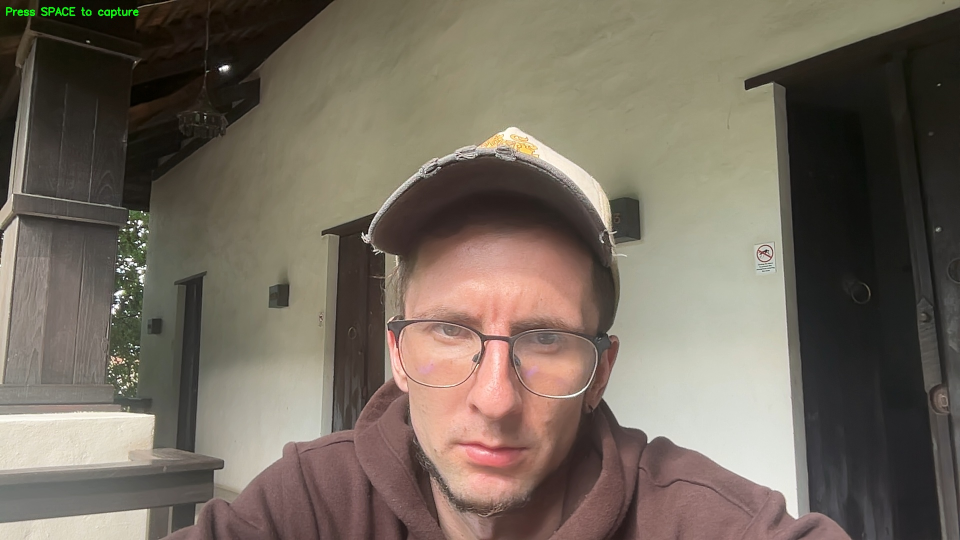
#> input picture photo.jpg, 1920 x 1080 px (shown at 1/2 size)
$ python augmentation.py ../../photo.jpg
#> lines starting #> are read from the running program, lines starting #| are printed output that depends on the picture
"""
================================================================================
DATA AUGMENTATION FOR OBJECT DETECTION
================================================================================

This module implements image augmentation techniques used in training
real-world computer vision models.

WHY AUGMENT?
------------
Your camera captures images in specific conditions. But your model will
encounter endless variations:
    - Different lighting (bright sun, dim room, shadows)
    - Motion blur (shaky hands, moving objects)
    - Various angles (not everything is perfectly aligned)
    - Partial occlusion (objects behind other objects)
    - Sensor noise (low-light photography)

Augmentation artificially creates these variations from your original images,
making your model robust to real-world conditions.

THE KEY INSIGHT:
----------------
When you augment an image, you must ALSO transform the bounding boxes.
If you rotate an image 15°, the bounding box coordinates must also rotate.
This is what makes object detection augmentation trickier than classification.

================================================================================
"""

import cv2
import numpy as np
import random
from dataclasses import dataclass
from typing import List, Tuple, Optional
from pathlib import Path


# =============================================================================
# BOUNDING BOX UTILITIES
# =============================================================================

@dataclass
class BoundingBox:
    """
    Represents a bounding box with its class.

    Coordinates are in PIXEL values (not normalized).
    Use to_yolo() and from_yolo() to convert.
    """
    x_min: float
    y_min: float
    x_max: float
    y_max: float
    class_id: int

    @property
    def width(self) -> float:
        return self.x_max - self.x_min

    @property
    def height(self) -> float:
        return self.y_max - self.y_min

    # [6 lines left out: function center, not called in this run]

    @property
    def area(self) -> float:
        return self.width * self.height

    # [25 lines left out: functions to_yolo, from_yolo, not called in this run]

    def clip(self, img_width: int, img_height: int) -> 'BoundingBox':
        """Clip box to image boundaries."""
        return BoundingBox(
            x_min=max(0, min(self.x_min, img_width)),
            y_min=max(0, min(self.y_min, img_height)),
            x_max=max(0, min(self.x_max, img_width)),
            y_max=max(0, min(self.y_max, img_height)),
            class_id=self.class_id
        )

    def is_valid(self, min_area: float = 100, min_visibility: float = 0.3) -> bool:
        """Check if box is still valid after transformation."""
        return self.area >= min_area and self.width > 5 and self.height > 5


# =============================================================================
# GEOMETRIC AUGMENTATIONS
# =============================================================================

class GeometricAugmentations:
    """
    Transformations that change the spatial arrangement of pixels.

    These require updating bounding box coordinates.
    """

    @staticmethod
    def horizontal_flip(
        image: np.ndarray,
        boxes: List[BoundingBox]
    ) -> Tuple[np.ndarray, List[BoundingBox]]:
        """
        Flip image horizontally (mirror).

        Common augmentation because most objects look similar when mirrored.
        Exception: Text, asymmetric objects.

        Box transformation:
            new_x_min = img_width - old_x_max
            new_x_max = img_width - old_x_min
        """
        h, w = image.shape[:2]

        # Flip image
        flipped = cv2.flip(image, 1)  # 1 = horizontal

        # Transform boxes
        new_boxes = []
        for box in boxes:
            new_boxes.append(BoundingBox(
                x_min=w - box.x_max,
                y_min=box.y_min,
                x_max=w - box.x_min,
                y_max=box.y_max,
                class_id=box.class_id
            ))

        return flipped, new_boxes

    # [25 lines left out: function vertical_flip, not called in this run]

    @staticmethod
    def rotate(
        image: np.ndarray,
        boxes: List[BoundingBox],
        angle: float
    ) -> Tuple[np.ndarray, List[BoundingBox]]:
        """
        Rotate image by angle (degrees).

        This is more complex because:
        1. Rotated rectangle becomes a larger bounding box
        2. Some of the object might go outside the image

        We rotate around the image center and keep the same image size.
        """
        h, w = image.shape[:2]
        center = (w / 2, h / 2)

        # Get rotation matrix
        M = cv2.getRotationMatrix2D(center, angle, 1.0)

        # Rotate image
        rotated = cv2.warpAffine(image, M, (w, h), borderMode=cv2.BORDER_REFLECT)

        # Transform boxes
        new_boxes = []
        for box in boxes:
            # Get all 4 corners
            corners = np.array([
                [box.x_min, box.y_min],
                [box.x_max, box.y_min],
                [box.x_max, box.y_max],
                [box.x_min, box.y_max]
            ])

            # Rotate corners
            ones = np.ones((4, 1))
            corners_h = np.hstack([corners, ones])  # Homogeneous coordinates
            rotated_corners = M @ corners_h.T  # Apply transformation
            rotated_corners = rotated_corners.T

            # Get new bounding box (axis-aligned)
            new_x_min = rotated_corners[:, 0].min()
            new_x_max = rotated_corners[:, 0].max()
            new_y_min = rotated_corners[:, 1].min()
            new_y_max = rotated_corners[:, 1].max()

            new_box = BoundingBox(
                x_min=new_x_min,
                y_min=new_y_min,
                x_max=new_x_max,
                y_max=new_y_max,
                class_id=box.class_id
            ).clip(w, h)

            if new_box.is_valid():
                new_boxes.append(new_box)

        return rotated, new_boxes

    @staticmethod
    def scale(
        image: np.ndarray,
        boxes: List[BoundingBox],
        scale_factor: float
    ) -> Tuple[np.ndarray, List[BoundingBox]]:
        """
        Scale image (zoom in/out).

        scale_factor > 1: Zoom in (objects appear larger)
        scale_factor < 1: Zoom out (objects appear smaller)

        We scale around the center and crop/pad to original size.
        """
        h, w = image.shape[:2]

        # Calculate new dimensions
        new_w = int(w * scale_factor)
        new_h = int(h * scale_factor)

        # Resize image
        resized = cv2.resize(image, (new_w, new_h))

        # Crop or pad to original size
        if scale_factor > 1:
            # Zoom in: crop center
            start_x = (new_w - w) // 2
            start_y = (new_h - h) // 2
            result = resized[start_y:start_y+h, start_x:start_x+w]
            offset_x, offset_y = -start_x, -start_y
        else:
            # Zoom out: pad with border
            result = np.zeros_like(image)
            start_x = (w - new_w) // 2
            start_y = (h - new_h) // 2
            result[start_y:start_y+new_h, start_x:start_x+new_w] = resized
            offset_x, offset_y = start_x, start_y

        # Transform boxes
        new_boxes = []
        for box in boxes:
            new_box = BoundingBox(
                x_min=box.x_min * scale_factor + offset_x,
                y_min=box.y_min * scale_factor + offset_y,
                x_max=box.x_max * scale_factor + offset_x,
                y_max=box.y_max * scale_factor + offset_y,
                class_id=box.class_id
            ).clip(w, h)

            if new_box.is_valid():
                new_boxes.append(new_box)

        return result, new_boxes


# =============================================================================
# COLOR/PHOTOMETRIC AUGMENTATIONS
# =============================================================================

class ColorAugmentations:
    """
    Transformations that change pixel values without moving them.

    These do NOT require updating bounding boxes.
    They simulate different lighting conditions and camera settings.
    """

    @staticmethod
    def adjust_brightness(image: np.ndarray, factor: float) -> np.ndarray:
        """
        Adjust image brightness.

        factor > 0: Brighter (simulate sunny conditions)
        factor < 0: Darker (simulate dim room)

        Range: typically -0.3 to +0.3
        """
        # Convert to float for arithmetic
        img_float = image.astype(np.float32) / 255.0

        # Adjust brightness
        img_float = img_float + factor

        # Clip and convert back
        img_float = np.clip(img_float, 0, 1)
        return (img_float * 255).astype(np.uint8)

    @staticmethod
    def adjust_contrast(image: np.ndarray, factor: float) -> np.ndarray:
        """
        Adjust image contrast.

        factor > 1: Higher contrast (more vivid)
        factor < 1: Lower contrast (more washed out)

        Range: typically 0.7 to 1.3
        """
        img_float = image.astype(np.float32) / 255.0
        mean = img_float.mean()

        # Contrast adjustment: move pixels away from or toward mean
        img_float = (img_float - mean) * factor + mean

        img_float = np.clip(img_float, 0, 1)
        return (img_float * 255).astype(np.uint8)

    @staticmethod
    def adjust_saturation(image: np.ndarray, factor: float) -> np.ndarray:
        """
        Adjust color saturation.

        factor > 1: More colorful
        factor < 1: More gray
        factor = 0: Grayscale

        Range: typically 0.7 to 1.3
        """
        # Convert to HSV
        hsv = cv2.cvtColor(image, cv2.COLOR_BGR2HSV).astype(np.float32)

        # Adjust saturation channel
        hsv[:, :, 1] = hsv[:, :, 1] * factor
        hsv[:, :, 1] = np.clip(hsv[:, :, 1], 0, 255)

        # Convert back
        return cv2.cvtColor(hsv.astype(np.uint8), cv2.COLOR_HSV2BGR)

    # [15 lines left out: function adjust_hue, not called in this run]


# =============================================================================
# BLUR AUGMENTATIONS
# =============================================================================

class BlurAugmentations:
    """
    Blur effects that simulate camera issues.

    These help your model work with imperfect images.
    """

    @staticmethod
    def gaussian_blur(image: np.ndarray, kernel_size: int) -> np.ndarray:
        """
        Apply Gaussian blur (general softness).

        Simulates:
        - Out of focus camera
        - Low quality lens
        - Distance blur

        kernel_size: Must be odd (3, 5, 7, etc.). Larger = more blur.
        """
        if kernel_size % 2 == 0:
            kernel_size += 1
        return cv2.GaussianBlur(image, (kernel_size, kernel_size), 0)

    @staticmethod
    def motion_blur(image: np.ndarray, kernel_size: int, angle: float = 0) -> np.ndarray:
        """
        Apply motion blur (directional streak).

        Simulates:
        - Camera shake
        - Moving object
        - Panning shot

        kernel_size: Length of blur
        angle: Direction of motion (degrees)
        """
        # Create motion blur kernel
        kernel = np.zeros((kernel_size, kernel_size))
        kernel[kernel_size // 2, :] = 1
        kernel = kernel / kernel_size

        # Rotate kernel for different angles
        if angle != 0:
            M = cv2.getRotationMatrix2D(
                (kernel_size / 2, kernel_size / 2),
                angle,
                1.0
            )
            kernel = cv2.warpAffine(kernel, M, (kernel_size, kernel_size))
            kernel = kernel / kernel.sum()  # Renormalize

        return cv2.filter2D(image, -1, kernel)


# =============================================================================
# NOISE AUGMENTATIONS
# =============================================================================

class NoiseAugmentations:
    """
    Add noise to simulate sensor and compression artifacts.
    """

    @staticmethod
    def gaussian_noise(image: np.ndarray, variance: float) -> np.ndarray:
        """
        Add Gaussian (random) noise.

        Simulates:
        - High ISO camera settings
        - Low light photography
        - Cheap camera sensors

        variance: Noise intensity (0.01 to 0.1 typical)
        """
        img_float = image.astype(np.float32) / 255.0

        noise = np.random.normal(0, variance ** 0.5, img_float.shape)
        noisy = img_float + noise

        noisy = np.clip(noisy, 0, 1)
        return (noisy * 255).astype(np.uint8)

    @staticmethod
    def jpeg_compression(image: np.ndarray, quality: int) -> np.ndarray:
        """
        Simulate JPEG compression artifacts.

        Simulates:
        - Images from the web
        - Compressed storage
        - Low bandwidth transmission

        quality: JPEG quality (0-100, lower = more artifacts)
        """
        # Encode to JPEG in memory
        encode_param = [cv2.IMWRITE_JPEG_QUALITY, quality]
        _, encoded = cv2.imencode('.jpg', image, encode_param)

        # Decode back
        return cv2.imdecode(encoded, cv2.IMREAD_COLOR)

    # [31 lines left out: function salt_and_pepper, not called in this run]


# =============================================================================
# OCCLUSION AUGMENTATIONS
# =============================================================================

class OcclusionAugmentations:
    """
    Simulate partial visibility of objects.

    These teach the model to detect objects even when parts are hidden.
    """

    # [69 lines left out: functions random_erasing, cutout, not called in this run]


# =============================================================================
# COMBINED AUGMENTATION PIPELINE
# =============================================================================

class AugmentationPipeline:
    """
    Combines multiple augmentations into a single pipeline.

    This is what you actually use during training.
    """

    # [98 lines left out: functions __init__, apply, not called in this run]


# =============================================================================
# DEMO: Visualize Augmentations
# =============================================================================

def demo_augmentations(image_path: str):
    """
    Demonstrate each augmentation type on an image.

    Run this to see what each augmentation does.
    """
#> called with image_path = '../../photo.jpg'
    import matplotlib.pyplot as plt

    # Load image
    img = cv2.imread(image_path)
#> img is the input picture: shape (1080, 1920, 3); mean B, G, R 93.8, 106, 115.7
    if img is None:
        print(f"Could not load image: {image_path}")
        return

    img = cv2.cvtColor(img, cv2.COLOR_BGR2RGB)

    # Create sample bounding box (center of image)
    h, w = img.shape[:2]
    boxes = [BoundingBox(w*0.3, h*0.3, w*0.7, h*0.7, 0)]

    # Apply each augmentation
    augmentations = [
        ("Original", img, boxes),
        ("H-Flip", *GeometricAugmentations.horizontal_flip(img, boxes)),
        ("Rotate 15°", *GeometricAugmentations.rotate(img, boxes, 15)),
        ("Scale 1.2x", *GeometricAugmentations.scale(img, boxes, 1.2)),
        ("Brightness +", ColorAugmentations.adjust_brightness(img, 0.3), boxes),
        ("Brightness -", ColorAugmentations.adjust_brightness(img, -0.3), boxes),
        ("Contrast +", ColorAugmentations.adjust_contrast(img, 1.3), boxes),
        ("Saturation -", ColorAugmentations.adjust_saturation(img, 0.5), boxes),
        ("Gaussian Blur", BlurAugmentations.gaussian_blur(img, 7), boxes),
        ("Motion Blur", BlurAugmentations.motion_blur(img, 15, 45), boxes),
        ("Gaussian Noise", NoiseAugmentations.gaussian_noise(img, 0.05), boxes),
        ("JPEG Compress", NoiseAugmentations.jpeg_compression(img, 30), boxes),
    ]
#> in horizontal_flip, `flipped = cv2.flip(image, 1)`:
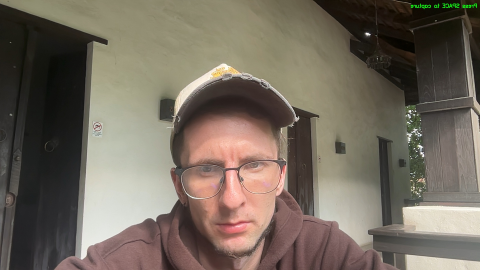
#> flipped: shape (1080, 1920, 3) (shown at 1/4 size); mean R, G, B 115.7, 106, 93.8
#> in rotate, `h, w = image.shape[:2]`: h = 1080; w = 1920
#> in rotate, `center = (w / 2, h / 2)`: center = (960, 540)
#> in rotate, `M = cv2.getRotationMatrix2D(center, angle, 1.0)`: M = [[0.966, 0.259, -107.1], [-0.259, 0.966, 266.9]]
#> in rotate, `rotated = cv2.warpAffine(image, M, (w, h), borderMode=cv2.BORDER_REFLE..`:
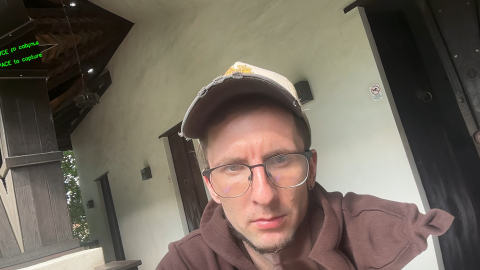
#> rotated: shape (1080, 1920, 3) (shown at 1/4 size); mean R, G, B 112.7, 102.4, 90.9
#> the loop in rotate, `for box in boxes:` made 1 pass
#> (rotated_corners, new_x_min, new_x_max, new_y_min, new_y_max) on pass 1: ([[533.2, 430.7], [1275, 232], [1386.8, 649.3], [645, 848]], 533.2, 1386.8, 232, 848)
#> after the loop in rotate, `for box in boxes:`: new_boxes = 1 item
#> in scale, `h, w = image.shape[:2]`: h = 1080; w = 1920
#> in scale, `new_w = int(w * scale_factor)`: new_w = 2304
#> in scale, `new_h = int(h * scale_factor)`: new_h = 1296
#> in scale, `start_x = (new_w - w) // 2`: start_x = 192
#> in scale, `start_y = (new_h - h) // 2`: start_y = 108
#> in scale, `result = resized[start_y:start_y+h, start_x:start_x+w]`:
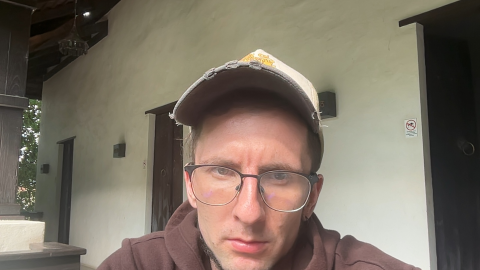
#> result: shape (1080, 1920, 3) (shown at 1/4 size); mean R, G, B 124.8, 114.1, 100.9
#> in scale, `offset_x, offset_y = -start_x, -start_y`: offset_x = -192; offset_y = -108
#> after the loop in scale, `for box in boxes:`: new_boxes = 1 item
#> call 2 of adjust_brightness, with factor = -0.3
#> in adjust_brightness (call 2), `return (img_float * 255).astype(np.uint8)`:
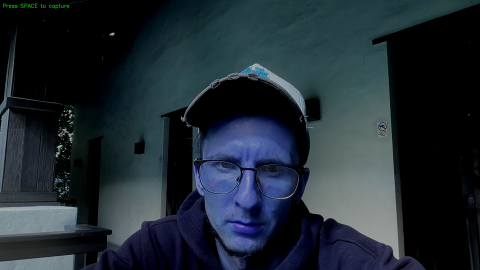
#> returned value: shape (1080, 1920, 3) (shown at 1/4 size); mean of channels 0, 1, 2 50.3, 42, 31.7; drawn as B, G, R
#> in adjust_contrast, `mean = img_float.mean()`: mean = 0.412
#> in gaussian_noise, `noisy = img_float + noise`:
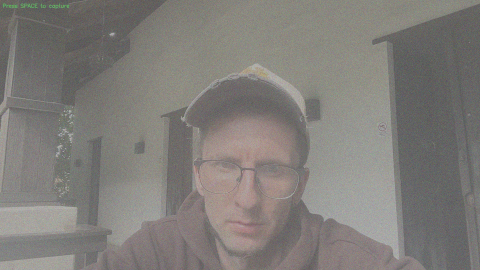
#> noisy: shape (1080, 1920, 3) float64 (shown at 1/4 size); mean R, G, B 0.454, 0.416, 0.368; drawn with min black and max white
#> in gaussian_noise, `return (noisy * 255).astype(np.uint8)`:
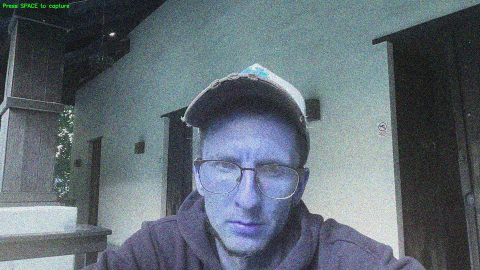
#> returned value: shape (1080, 1920, 3) (shown at 1/4 size); mean of channels 0, 1, 2 116.6, 108, 96.8; drawn as B, G, R
#> in jpeg_compression, `encode_param = [cv2.IMWRITE_JPEG_QUALITY, quality]`: encode_param = [1, 30]

    # Plot
    fig, axes = plt.subplots(3, 4, figsize=(16, 12))
    axes = axes.flatten()

    for ax, (name, aug_img, aug_boxes) in zip(axes, augmentations):
        # Handle both BGR and RGB
        if len(aug_img.shape) == 3:
            display_img = aug_img.copy()
        else:
            display_img = cv2.cvtColor(aug_img, cv2.COLOR_GRAY2RGB)

        # Draw boxes
        for box in aug_boxes:
            cv2.rectangle(
                display_img,
                (int(box.x_min), int(box.y_min)),
                (int(box.x_max), int(box.y_max)),
                (255, 0, 0), 2
            )

        ax.imshow(display_img)
        ax.set_title(name)
        ax.axis('off')
#> this loop made 12 passes
#> name on passes 1 to 8: 'Original', 'H-Flip', 'Rotate 15°', 'Scale 1.2x', 'Brightness +', 'Brightness -', 'Contrast +', 'Saturation -'

    plt.tight_layout()
    plt.savefig('augmentation_demo.png', dpi=150)
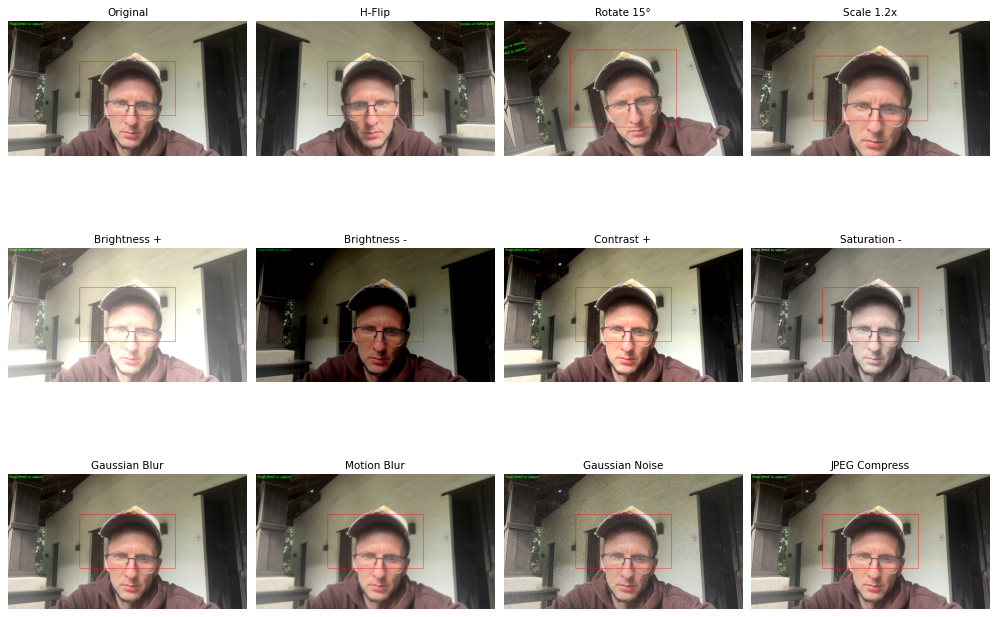
#> figure drawn by matplotlib, 12 panels; B, G, R data is drawn as R, G, B
    plt.show()
    print("Saved augmentation_demo.png")


if __name__ == "__main__":
    import sys
    if len(sys.argv) > 1:
        demo_augmentations(sys.argv[1])
    else:
        print("Usage: python augmentation.py <image_path>")
        print("This will demonstrate all augmentation types on the image.")
